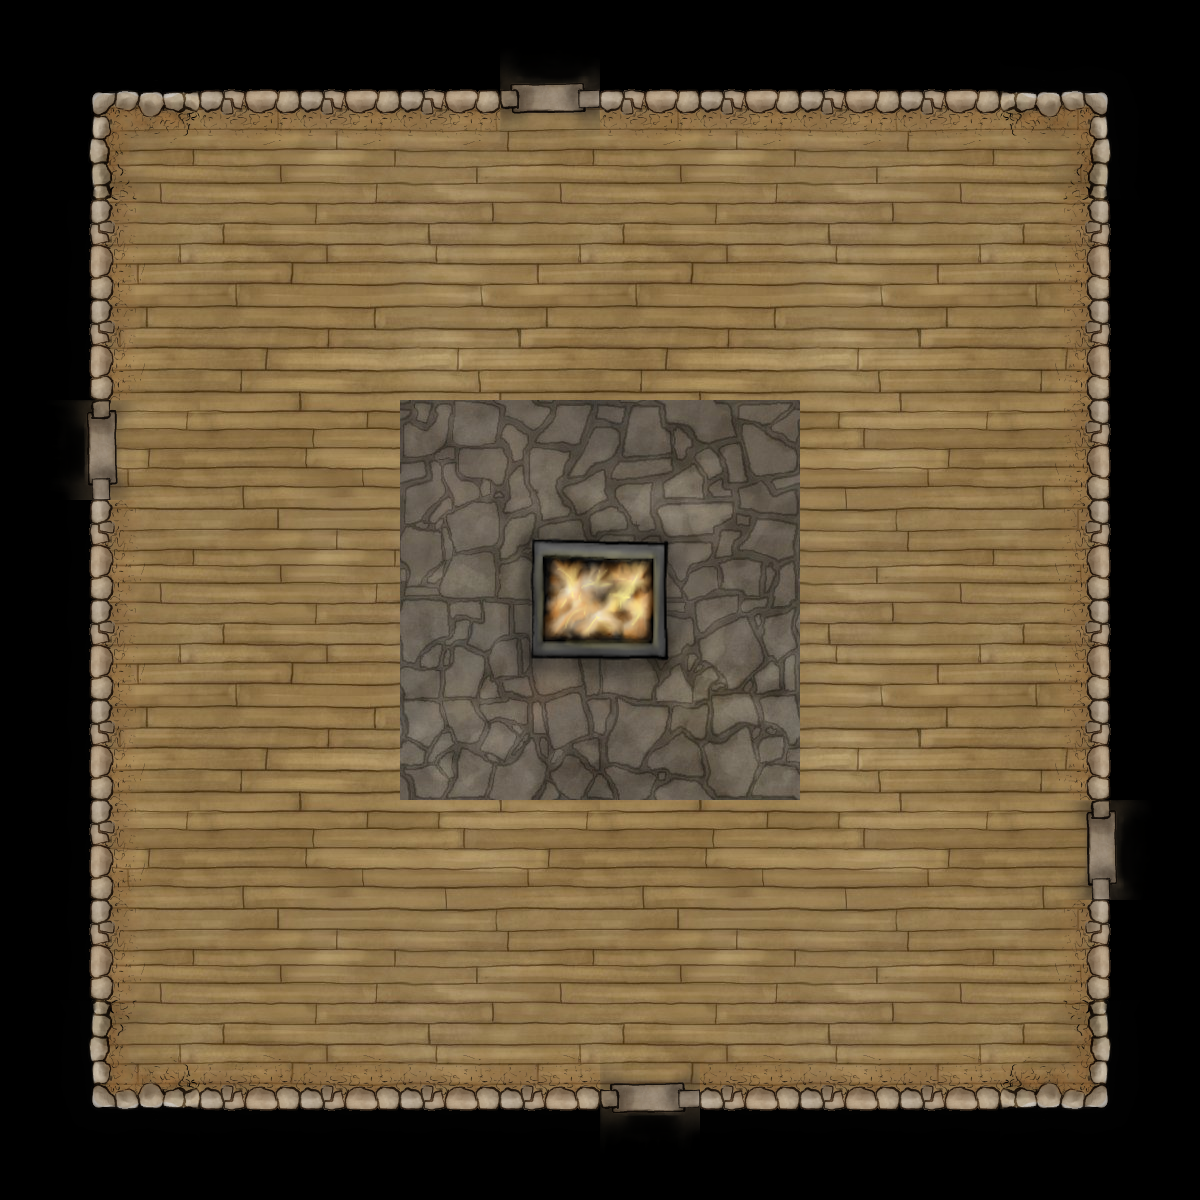

The image is a tile-based game level rendered from a .tmx file. Its description and source (layers, tilesets, objects; grid data summarised) follow:
An orthogonal 12x12 tile map with 100x100 px tiles, 2 tile layers (Floor, Walls&Objects), 14 tilesets and 5 objects (5x object).

<map version="1.0" orientation="orthogonal" width="12" height="12" tilewidth="100" tileheight="100">
 <tileset firstgid="1" name="Wood,horizontal" tilewidth="100" tileheight="100">
  <image source="../Torstan's100pxTiles/Background/Textures/Wood,horizontal.jpg" width="400" height="400" />
 </tileset>
 <tileset firstgid="17" name="FlagsDark" tilewidth="100" tileheight="100">
  <image source="../Torstan's100pxTiles/Background/Textures/FlagsDark.jpg" width="400" height="400" />
 </tileset>
 <tileset firstgid="33" name="Doorway,Vert" tilewidth="100" tileheight="100">
  <image source="../Torstan's100pxTiles/Background/Walls and pillars/Doorway,Vert.png" width="200" height="300" />
 </tileset>
 <tileset firstgid="39" name="Doorway" tilewidth="100" tileheight="100">
  <image source="../Torstan's100pxTiles/Background/Walls and pillars/Doorway.png" width="300" height="200" />
 </tileset>
 <tileset firstgid="45" name="OuterCorner" tilewidth="100" tileheight="100">
  <image source="../Torstan's100pxTiles/Background/Walls and pillars/Earth backed walls on grid lines/OuterCorner.png" width="300" height="300" />
 </tileset>
 <tileset firstgid="54" name="OuterCornerDL" tilewidth="100" tileheight="100">
  <image source="../Torstan's100pxTiles/Background/Walls and pillars/Earth backed walls on grid lines/OuterCornerDL.png" width="300" height="300" />
 </tileset>
 <tileset firstgid="63" name="OuterCornerDR" tilewidth="100" tileheight="100">
  <image source="../Torstan's100pxTiles/Background/Walls and pillars/Earth backed walls on grid lines/OuterCornerDR.png" width="300" height="300" />
 </tileset>
 <tileset firstgid="72" name="OuterCornerUR" tilewidth="100" tileheight="100">
  <image source="../Torstan's100pxTiles/Background/Walls and pillars/Earth backed walls on grid lines/OuterCornerUR.png" width="300" height="300" />
 </tileset>
 <tileset firstgid="81" name="Wall,1Square,Vertical" tilewidth="100" tileheight="100">
  <image source="../Torstan's100pxTiles/Background/Walls and pillars/Earth backed walls on grid lines/Wall,1Square,Vertical.png" width="200" height="300" />
 </tileset>
 <tileset firstgid="87" name="Wall,1Square,VerticalIz" tilewidth="100" tileheight="100">
  <image source="../Torstan's100pxTiles/Background/Walls and pillars/Earth backed walls on grid lines/Wall,1Square,VerticalIz.png" width="200" height="300" />
 </tileset>
 <tileset firstgid="93" name="Wall,1Square" tilewidth="100" tileheight="100">
  <image source="../Torstan's100pxTiles/Background/Walls and pillars/Earth backed walls on grid lines/Wall,1Square.png" width="300" height="200" />
 </tileset>
 <tileset firstgid="99" name="Wall,1SquareDown" tilewidth="100" tileheight="100">
  <image source="../Torstan's100pxTiles/Background/Walls and pillars/Earth backed walls on grid lines/Wall,1SquareDown.png" width="300" height="200" />
 </tileset>
 <tileset firstgid="105" name="OilBowl,Lit,NoHalo" tilewidth="100" tileheight="100">
  <image source="../Torstan's100pxTiles/Objects/Lightsources/OilBowl,Lit,NoHalo.png" width="300" height="300" />
 </tileset>
 <tileset firstgid="114" name="Forge,Lit,NoHalo" tilewidth="100" tileheight="100">
  <image source="../Torstan's100pxTiles/Objects/Lightsources/Forge,Lit,NoHalo.png" width="200" height="200" />
 </tileset>
 <layer name="Floor" width="12" height="12">
  <data>[144 cells, 100 non-empty, 32 distinct tile ids]</data>
 </layer>
 <layer name="Walls&amp;Objects" width="12" height="12">
  <data>[144 cells, 84 non-empty, 32 distinct tile ids]</data>
 </layer>
 <objectgroup name="ObjectsBody" width="12" height="12">
  <object name="Wall2" type="object" x="600" y="100">
   <polyline points="0,0 500,0 500,700" />
  </object>
  <object name="Wall1" type="object" x="1100" y="900">
   <polyline points="0,0 0,200 -400,200" />
  </object>
  <object name="Wall3" type="object" x="600" y="1100">
   <polyline points="0,0 -500,0 -500,-600" />
  </object>
  <object name="Wall4" type="object" x="500" y="100">
   <polyline points="0,0 -400,0 -400,300" />
  </object>
  <object name="forge" type="object" x="500" y="500" width="200" height="200" />
 </objectgroup>
</map>
